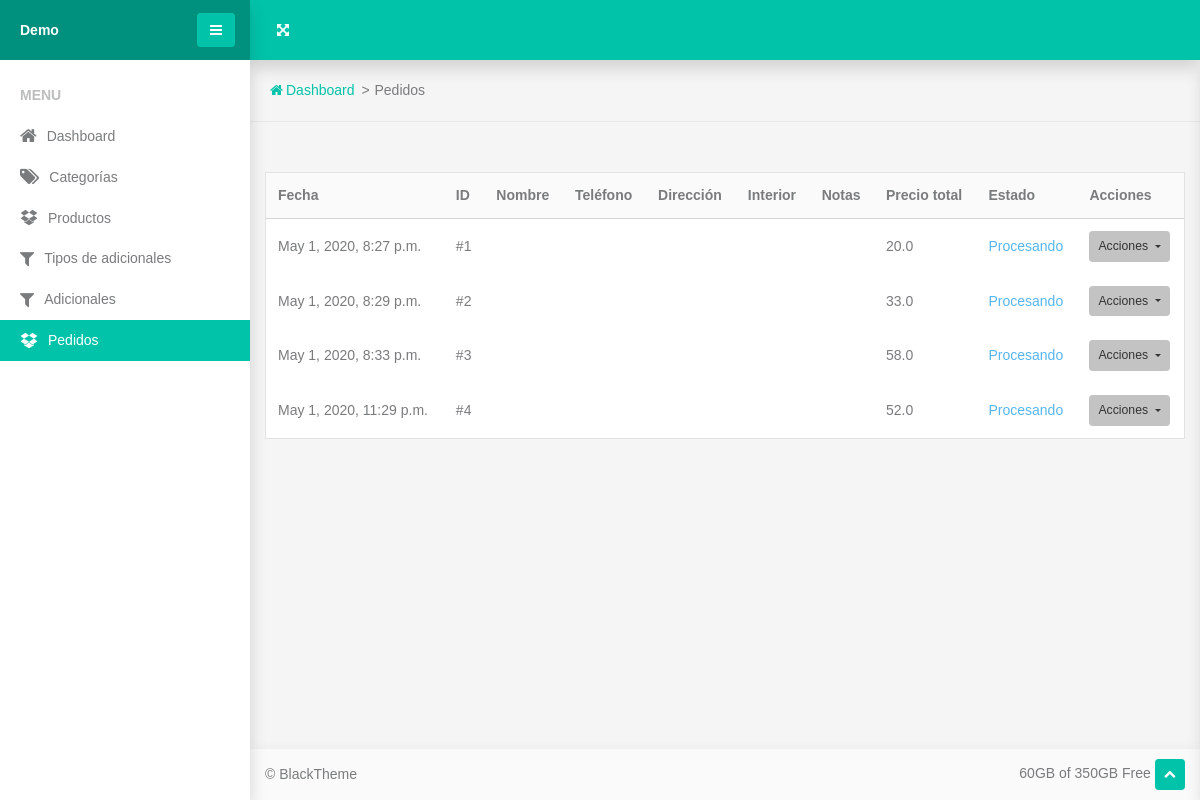
/orders/, run on an earlier commit of the app's database.
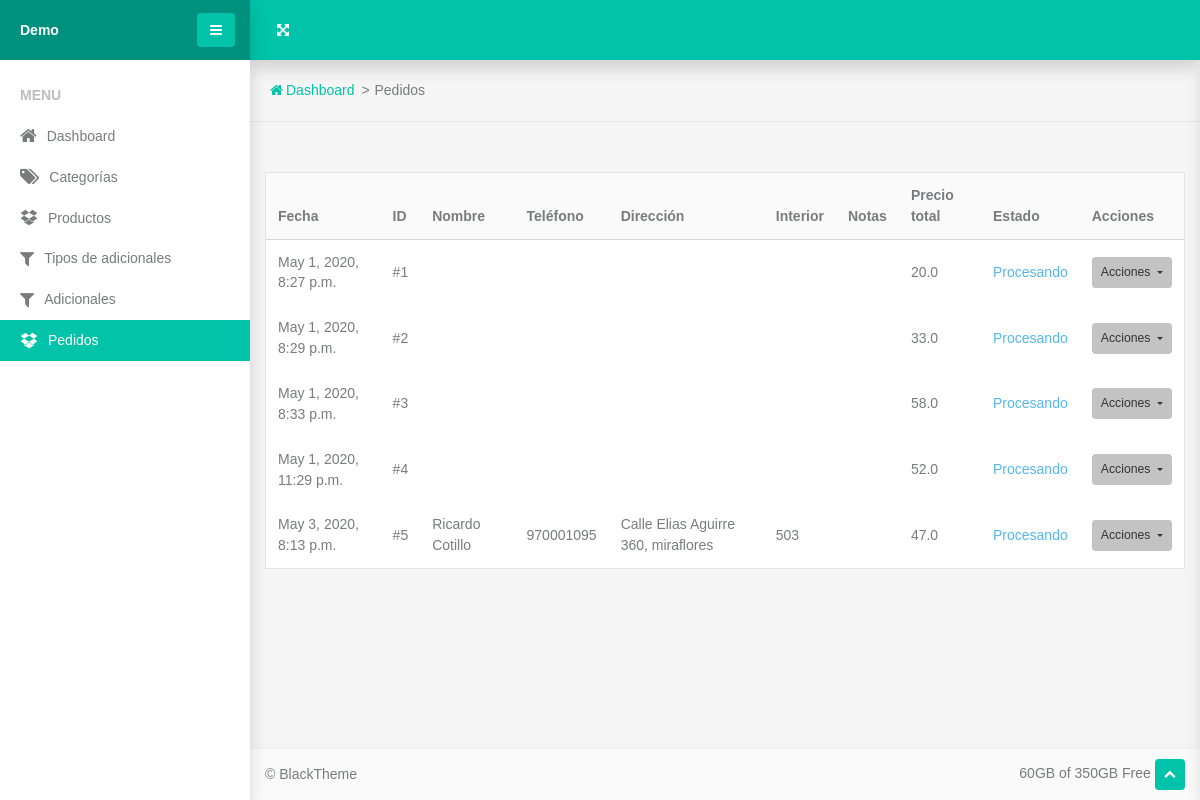
And on a later commit of the database.
### www/models.py (models this page shows, shortened)
class Order(models.Model):
    states = [('pr', 'Procesando'), ('co', 'Completado'), ('ca', 'Cancelado')]
    date = models.DateTimeField(auto_now_add=True)
    state = models.CharField(max_length=2, choices=states, default='pr')
    name = models.CharField(max_length=100)
    phone = models.CharField(max_length=20)
    address = models.CharField(max_length=100)
    interior = models.CharField(max_length=10, blank=True, null=True)
    notes = models.TextField(max_length=300, blank=True, null=True)
    total = models.FloatField()

### www/views.py (the view)
# urls.py: path('orders/', views.orders, name='orders'),
def orders(req):
    orders = models.Order.objects.all()
    context = {
        'orders': orders
    }
    return render(req, 'www/orders/orders.html', context)

### www/templates/www/orders/orders.html (shortened to what this page needs)
{% extends "base.html" %} {% load static %} {% load tz %} {% block content %}
<section class="topbar">
  <ul class="breadcrumbs">
    <li class="breadcrumbs-item">
      <a class="breadcrumbs-link" href="{% url 'home' %}"
        ><span class="breadcrumbs-icon fa-home"></span><span>Dashboard</span></a
      >
    </li>
    <li class="breadcrumbs-item">Pedidos</li>
  </ul>
</section>
{% get_current_timezone as TIME_ZONE %}
<section class="section-sm">
  <div class="container-fluid">
    <div class="panel panel-nav">
      <div class="panel-body p-0">
        <div class="table-responsive">
          <table class="table table-borderless table-vertical-align">
            <thead>
              <tr class="border-bottom bg-lighter">
                <th>Fecha</th>
                <th>ID</th>
                <th>Nombre</th>
                <th>Teléfono</th>
                <th>Dirección</th>
                <th>Interior</th>
                <th>Notas</th>
                <th>Precio total</th>
                <th>Estado</th>
                <th>Acciones</th>
              </tr>
            </thead>
            <tbody>
            {% for order in orders %}
              <tr>
                {% timezone 'America/Lima' %}
                <td>{{order.date}}</td>
                {% endtimezone %}
                <td>#{{order.id}}</td>
                <td>{{order.name}}</td>
                <td>{{order.phone}}</td>
                <td>{{order.address}}</td>
                <td>{% if order.interior %}{{order.interior}}{% endif %}</td>
                <td>{% if order.notes %}{{order.notes}}{% endif %}</td>
                <td>{{order.total}}</td>
                {% if order.state == 'pr' %}
                  <td class="text-info">Procesando</td>
                {% elif order.state == 'co' %}
                  <td class="text-success">Completado</td>
                {% else %}
                  <td class="text-danger">Cancelado</td>
                {% endif %}
                <td>
                  <div class="dropdown">
                    <button class="btn dropdown-toggle btn-light btn-sm" data-toggle="dropdown">
                      <span>Acciones</span>
                    </button>
                  </div>
                </td>
              </tr>
            {% endfor %}
            </tbody>
          </table>
        </div>
      </div>
    </div>
  </div>
</section>
{% endblock content %}

### www/templates/base.html (shortened to what this page needs)
{% load static %}
<!DOCTYPE html>
<html class="rd-navbar-sidebar-active page-small-footer" lang="en">
<head>
    <link rel="stylesheet" href="{% static 'www/components/base/base.css' %}">
  </head>
<body>
    <div class="page">
      <header class="section page-header">
        <div class="rd-navbar-wrap">
          <nav class="rd-navbar">
            <div class="rd-navbar-panel">
              <div class="rd-navbar-panel-cell rd-navbar-panel-cell-fullscreen">
                <button class="btn btn-navbar-panel" data-fullscreen="html"><span class="fa-arrows-alt"></span></button>
              </div>
            </div>
            <div class="rd-navbar-sidebar scroller scroller-vertical">
              <div class="rd-navbar-sidebar-panel">
                <div>
                  <div class="group-15">
                    <div class="rd-navbar-brand"><a class="desktop-brand" href="{% url 'home' %}"><b class="text-white">Demo</b></a></div>
                  </div>
                </div>
                <button class="btn btn-primary rd-navbar-sidebar-toggle" data-navigation-switch="data-navigation-switch"><span class="fa-bars"></span></button>
              </div>
              <ul class="rd-navbar-nav">
                <li class="rd-navbar-nav-item">
                  <div class="rd-navbar-title"><span class="rd-navbar-title-icon"></span><span class="rd-navbar-title-text">Menu</span></div>
                </li>
                <li class="rd-navbar-nav-item {% if request.resolver_match.url_name == 'home' %}active{% endif %}"><a class="rd-navbar-link" href="{% url 'home' %}"><span class="rd-navbar-icon fa-home"></span><span class="rd-navbar-link-text">Dashboard</span></a>
                </li>
                <li class="rd-navbar-nav-item {% if request.resolver_match.url_name == 'categories' %}active{% endif %}"><a class="rd-navbar-link" href="{% url 'categories' %}"><span class="rd-navbar-icon fa-tags"></span><span class="rd-navbar-link-text">Categorías</span></a>
                </li>
                <li class="rd-navbar-nav-item {% if request.resolver_match.url_name == 'products' %}active{% endif %}"><a class="rd-navbar-link" href="{% url 'products' %}"><span class="rd-navbar-icon fa-dropbox"></span><span class="rd-navbar-link-text">Productos</span></a>
                </li>
                <li class="rd-navbar-nav-item {% if request.resolver_match.url_name == 'extra_types' %}active{% endif %}"><a class="rd-navbar-link" href="{% url 'extra-types' %}"><span class="rd-navbar-icon fa-filter"></span><span class="rd-navbar-link-text">Tipos de adicionales</span></a>
                </li>
                <li class="rd-navbar-nav-item {% if request.resolver_match.url_name == 'extras' %}active{% endif %}"><a class="rd-navbar-link" href="{% url 'extras' %}"><span class="rd-navbar-icon fa-filter"></span><span class="rd-navbar-link-text">Adicionales</span></a>
                </li>
                <li class="rd-navbar-nav-item {% if request.resolver_match.url_name == 'orders' %}active{% endif %}"><a class="rd-navbar-link" href="{% url 'orders' %}"><span class="rd-navbar-icon fa-dropbox"></span><span class="rd-navbar-link-text">Pedidos</span></a>
                </li>
              </ul>
            </div>
          </nav>
        </div>
      </header>
    {% block content %}{% endblock %}
    <footer class="footer footer-small">
        <div class="d-flex justify-content-between align-items-center group-10">
          <div>© BlackTheme</div>
          <div><span>60GB of 350GB Free</span>
            <button class="to-top btn btn-sm btn-primary"><span class="fa-chevron-up"></span></button>
          </div>
        </div>
      </footer>
    </div>
  </body>
</html>
</body>
</html>

### www/static/www/components/breadcrumbs/breadcrumbs.css (style rules this page uses)
.breadcrumbs { display: flex; flex-wrap: wrap; padding: 0 1.25rem; list-style: none; }
.breadcrumbs-item { flex-shrink: 0; }
.breadcrumbs-item:not(:first-child) { position: relative; padding-left: 20px; }
.breadcrumbs-item:not(:first-child)::before { content: '>'; position: absolute; left: 0.4375rem; }
.breadcrumbs-icon { margin-right: 0.1875rem; }

### www/static/www/components/panel/panel.css (style rules this page uses)
.panel { position: relative; display: flex; flex-direction: column; min-width: 0; word-wrap: break-word; background-color: #fff; background-clip: border-box; }
.panel-body { flex: 1 1 auto; padding: 1.25rem; border: 1px solid #e3e3e3; }
@media (min-width: 1200px) { .panel-body, .panel-menu, .panel-footer { padding: 1.125rem; } }

### www/static/www/components/section/section.css (style rules this page uses)
.section-sm, .section-md, .section-lg { padding: 50px 0; }

### www/static/www/components/dropdown/dropdown.css (style rules this page uses)
.dropup, .dropright, .dropdown, .dropleft { position: relative; }
.dropdown-toggle { white-space: nowrap; }
.dropdown-toggle::after { display: inline-block; margin-left: 0.255em; vertical-align: middle; content: ""; border-top: 0.3em solid; border-right: 0.3em solid transparent; border-bottom: 0; border-left: 0.3em solid transparent; }
.dropdown { display: inline-block; }
.dropdown-toggle:after { height: 0.3em; }

### www/static/www/components/button/button.css (style rules this page uses)
.btn { display: inline-block; font-weight: 400; color: #797b7c; text-align: center; vertical-align: middle; user-select: none; background-color: transparent; border: 1px solid transparent; padding: 0.375rem 0.75rem; font-size: 0.875rem; line-height: 1.49; border-radius: 0.2rem; transition: color 0.15s ease-in-out, background-color 0.15s ease-in-out, border-color 0.15s ease-in-out, box-shadow 0.15s ease-in-out; }
.btn-primary { color: #fff; background-color: #00c3aa; border-color: #00c3aa; box-shadow: 0 0 0 transparent; }
.btn-light { color: #333333; background-color: #c3c3c4; border-color: #c3c3c4; box-shadow: 0 0 0 transparent; }
.btn-sm, .btn-group-sm > .btn { padding: 0.25rem 0.5rem; font-size: 0.76563rem; line-height: 1.7; border-radius: 0.2rem; }
.btn { transition: .2s; }
.rd-navbar-fixed .rd-navbar-panel .btn-navbar-panel { cursor: pointer; color: #fff; }

### www/static/www/components/table/table.css (style rules this page uses)
.table { width: 100%; margin-bottom: 1rem; color: #797b7c; }
.table th, .table td { padding: 0.75rem; vertical-align: top; border-top: 1px solid #d5d5d5; }
.table thead th { vertical-align: bottom; border-bottom: 2px solid #d5d5d5; }
.table-borderless th, .table-borderless td, .table-borderless thead th, .table-borderless tbody + tbody { border: 0; }
.table-responsive { display: block; width: 100%; overflow-x: auto; -webkit-overflow-scrolling: touch; }
.table { margin-bottom: 0; }
.table-vertical-align td, .table-vertical-align th { vertical-align: middle; }

### www/static/www/components/topbar/topbar.css (style rules this page uses)
.topbar { position: relative; padding: 20px 0; border-bottom: 1px solid #e8e8e8; }

### www/static/www/components/scroller/scroller.css (style rules this page uses)
.scroller { scrollbar-width: thin; scrollbar-color: black rgba(0, 0, 0, 0.1); }
.scroller.scroller-vertical { overflow-y: auto; overflow-y: overlay; }

### www/static/www/components/footer/footer.css (style rules this page uses)
.footer-small { padding: 0.625rem 0.9375rem; background-color: #fafafa; box-shadow: 0 0.5rem 1rem rgba(0, 0, 0, 0.15); }
@media (min-width: 1200px) { .rd-navbar-fixed-linked .footer-small { position: fixed; bottom: 0; left: 0; right: 0; z-index: 2; transition: .2s ease-in-out; } }
@media (min-width: 1200px) { .rd-navbar-fixed-linked .footer-small { left: 60px; } }
@media (min-width: 1200px) { .rd-navbar-sidebar-active .footer-small { left: 250px; } }

What changed in the data, as far as the page shows it:
added Order: date "May 3, 2020, 8:13 p.m.", id "5", name "Ricardo Cotillo", phone "970001095", address "Calle Elias Aguirre 360, miraflores", interior "503", total "47.0", state "Procesando"
